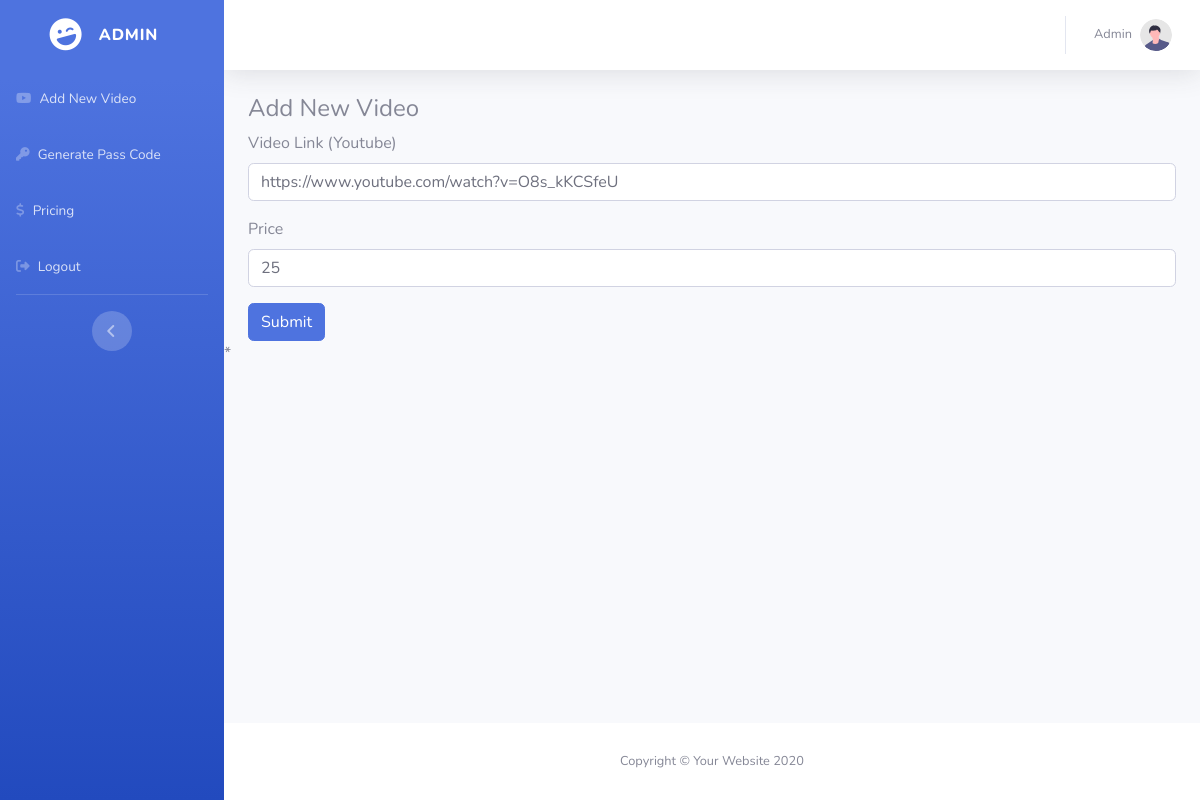
Screenshot of /admin/edit_video.php?vid=58 (signed in) with the database file from the repository.
### tables this page shows
CREATE TABLE `video_info` (
  `id` int(11) NOT NULL,
  `video_title` varchar(100) NOT NULL,
  `video_thumbnail` varchar(100) NOT NULL,
  `video_price` int(11) NOT NULL,
  `video_code` varchar(50) NOT NULL,
  `yt_title` varchar(100) NOT NULL,
  `paypal_link` varchar(100) NOT NULL
);

### admin/edit_video.php (the view, shortened to what this page needs)
<?php
include 'header.php';
global $conn;
$id='';
if(isset($_GET['vid'])){
    $id = $_GET['vid'];
}
$query = "SELECT * FROM video_info where id ='$id'";
$row = mysqli_fetch_assoc(mysqli_query($conn,$query));
?>
<div class="container-fluid">
    <h4>Add New Video</h4>
    <form action="edit_video.php" method="post">
        <div class="mb-3">
            <label for="yt_link" class="form-label">Video Link (Youtube) </label>
            <input type="text" name="yt_link" class="form-control" id="yt_link" value="https://www.youtube.com/watch?v=<?php echo $row['video_code'] ?>">
        </div>
        <div class="mb-3">
            <label for="video_price" class="form-label">Price </label>
            <input type="number" step="0.01" name="video_price" class="form-control" id="video_price" value="<?php echo $row['video_price'] ?>" >
        </div>
        <input name="editvideo_submit" type="submit" class="btn btn-primary">
    </form>
</div>
*
<?php
include 'footer.php'
?>

### rows the page displays
video_info: yt_link "https://www.youtube.com/watch?v=O8s_kKCSfeU", video_price "25"
